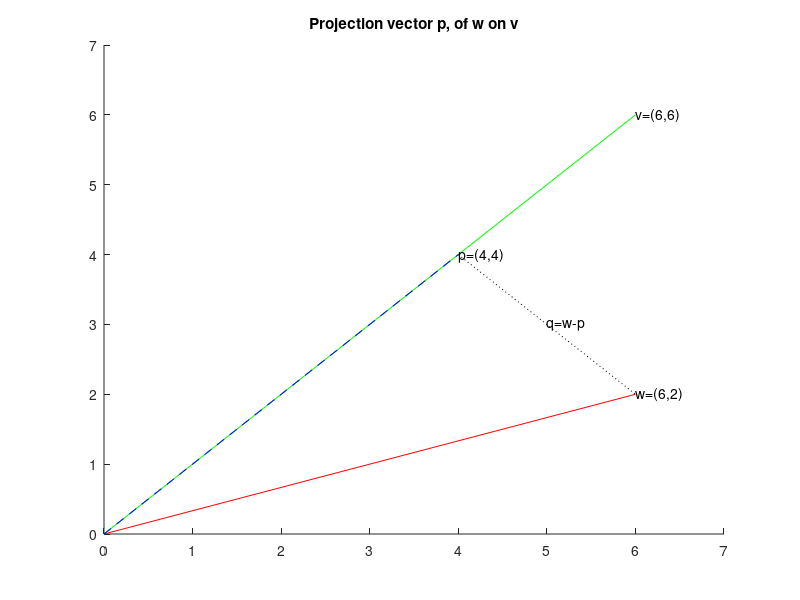

The MATLAB script that drew this image:
w = [6,2];
v = [6,6];

p = (dot(w,v)/norm(v)^2)*v;

hold on;

plot([0, v(1)], [0, v(2)], 'g');
plot([0, w(1)], [0, w(2)], 'r');
plot([0, p(1)], [0, p(2)], 'b--');
plot([p(1), w(1)], [p(2), w(2)], 'k:');

axis([0, 7, 0, 7]);
title('Projection vector p, of w on v');

text(w(1), w(2),['w=(',int2str(w(1)),',',int2str(w(2)),')']);
text(v(1), v(2),['v=(',int2str(v(1)),',',int2str(v(2)),')']);
text(p(1), p(2),['p=(',int2str(p(1)),',',int2str(p(2)),')']);
text((w(1) + p(1)) / 2, (w(2) + p(2)) / 2, 'q=w-p');

